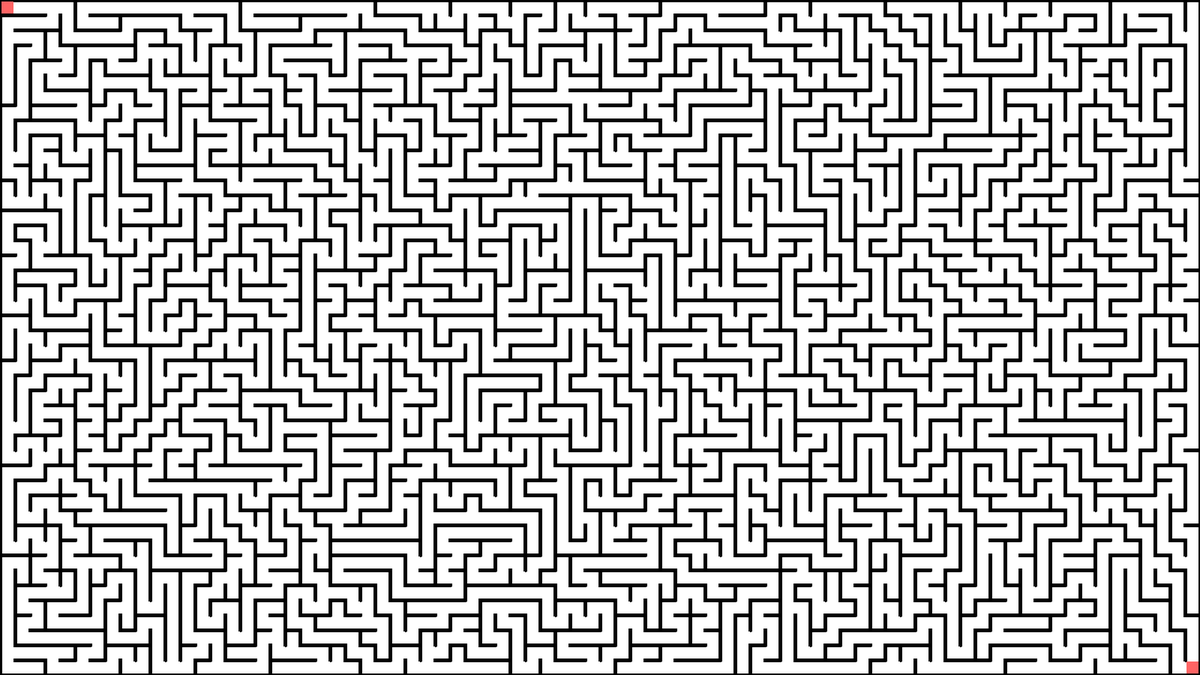
Frame 1 (no input)
Frame 2 (the mouse pressed at the canvas centre, redrawn once): identical to frame 1, image omitted

The Processing sketch that drew this single still picture (run headless with seeded random() and noise(); the mouse was pressed at the canvas centre and the sketch redrawn once):

// Processing sketch: main
// ── main.pde
Grid g; 
boolean running;
void setup() {
  size(1600, 900);
  strokeCap(PROJECT);
  noLoop();
  running = true;
  g = new Grid();

  while (!g.completed) {
    g.update();
  }
}

void draw() {
  background(255);
  g.render();
  g.drawBE();
}
// ── Cell.pde
class Cell {
  float x, y;
  int size;
  boolean visited, block;
  int walls[], id;
  boolean active;
  Cell neighbours[];

  Cell(float x, float y, int size) {
    this.x = x;
    this.y = y;
    this.size = size;
    this.visited = false;
    this.block = false;
    this.walls = new int[4];
    this.id = -1;
    this.active = false;
    this.neighbours = new Cell[4];

    for (int i=0; i < this.walls.length; i++) {
      this.walls[i] = 1;
    }
  }

  void setID(int id) {
    this.id = id;
  }

  void clearWall(char w) {
    switch(w) {
    case 'l' :
      this.walls[0] = 0;
      break;
    case 't' : 
      this.walls[1] = 0;
      break;
    case 'r' : 
      this.walls[2] = 0;
      break;
    case 'b' : 
      this.walls[3] = 0;
      break;
    }
  }
  
  void clearWalls() {
    for (int i=0; i < walls.length; i++) {
      walls[i] = 0;
    }
  }

  void render() {
    float x1 = this.x;
    float x2 = this.x+this.size;
    float y1 = this.y;
    float y2 = this.y+this.size;
    
    noStroke();
    if (this.visited) fill(255);
    else noFill();
    //if (this.active) fill(255, 0, 0, 100);   
    rect(x1+2, y1+2, this.size-2, this.size-2);

    stroke(0);
    strokeWeight(5);

    if (this.walls[0] == 1) line(x1, y1, x1, y2);
    if (this.walls[1] == 1) line(x1, y1, x2, y1);
    if (this.walls[2] == 1) line(x2, y1, x2, y2);
    if (this.walls[3] == 1) line(x1, y2, x2, y2);

    this.active = false;
  }
}
// ── Grid.pde
final static int cellSize = 20;

class Grid {
  Cell cells[];
  int rows, cols, size, active;
  ArrayList<Integer> history;
  boolean completed = false;

  Grid() {
    this.rows = int(height/cellSize);
    this.cols = int(width/cellSize);
    this.size = this.rows * this.cols;
    this.cells = new Cell[this.size];
    this.history = new ArrayList();
    this.active = int(random(this.size));

    for (int c = 0; c < this.cols; c++) {
      for (int r = 0; r < this.rows; r++) {
        int idx = r * this.cols + c;
        this.cells[idx] = new Cell(c*cellSize, r*cellSize, cellSize);
        this.cells[idx].setID(idx);
      }
    }
  }

  void update() {

    if (this.active != -1) {
      this.history.add(this.active);     
      Cell cell = this.cells[this.active];
      cell.active = true;
      cell.visited = true;
    } else if (this.history.size() > 0) {
      int idx = this.history.size() - 1;
      this.active = this.history.get(idx);
      this.cells[this.active].active = true;
      this.history.remove(idx);
    } else {
      this.completed = true;
    }

    this.active = getNext();
  }

  int getNext() {

    ArrayList<Integer> neighbours = new ArrayList();

    int r = floor(this.active/this.cols%this.cols);
    int c = floor(this.active%this.cols);
    int left   = r * this.cols + c - 1 ;
    int top    = (r-1) * this.cols + c ;
    int right  = r * this.cols + c + 1 ;
    int bottom = (r+1) * this.cols + c ;

    if (c-1>=0 && !this.cells[left].visited) neighbours.add(left);
    if (r-1>=0 && !this.cells[top].visited ) neighbours.add(top);
    if (c+1<this.cols && !this.cells[right].visited ) neighbours.add(right);
    if (r+1<this.rows && !this.cells[bottom].visited) neighbours.add(bottom);

    int choice = -1;
    int diff = 0;

    if (neighbours.size() > 0) {
      choice = floor(random(neighbours.size()));
      choice = neighbours.get(choice);

      diff = this.active - choice;      
      if (diff == -1) {
        this.cells[choice].clearWall('l');
        this.cells[this.active].clearWall('r');
      } else if (diff == 1) {
        this.cells[choice].clearWall('r');
        this.cells[this.active].clearWall('l');
      } else if (diff < -1) {
        this.cells[choice].clearWall('t');
        this.cells[this.active].clearWall('b');
      } else if (diff > 1) {
        this.cells[choice].clearWall('b');
        this.cells[this.active].clearWall('t');
      }
    }

    return choice;
  }

  void render() {
    for (Cell c : this.cells) c.render();
  }

  void drawBE() {
    noStroke();
    fill(255, 100, 100);
    rect(2, 2, cellSize-4, cellSize-4);
    rect(((this.cols-1)*cellSize)+2, ((this.rows-1)*cellSize)+2, cellSize-4, cellSize-4);
  }
}
